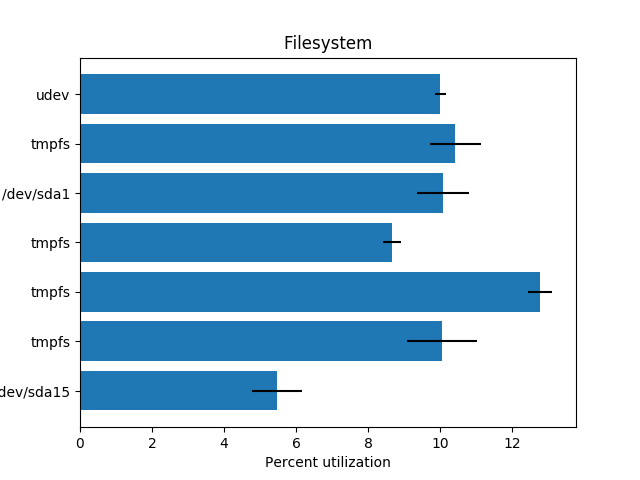

Write Python code to recreate this figure.
#!/usr/bin/env python3
"""RLucas | Create your own graph """

import matplotlib.pyplot as plt
import numpy as np
from subprocess import call
#import os

#Pull filesystem utilization data from system, extract field for graph to txt or csv
#def getfsstat():
    #os.system("df -h > dfstat.txt") or os.system("df -h | awk '{print $1, $5 }' > dfstat.txt")
def getfsdata():
    # issue our command to get filesystem usage
    with open("dfstat.tmp", "w") as dfstat:
        call(["df", "-h"], stdout=dfstat)
    # open the file, read out data line by line
    # remember, the first line is garbage! (stuff across the top)
    linecount = 0
    fsd = {}  # this is what we are going to return
    with open("dfstat.tmp", "r") as dfstat:
        for line in dfstat:
            if linecount == 0: # if we're on the first line in our data
                linecount += 1  # add 1 to linecount
                continue       # skip to the next line... we only want lines 2 through n
            line = line.split() # transform a STR into a LIST
            fsd[f"fs{linecount}"] = {"name": line[0], "percent": line[4].rstrip("%"), "mount": line[5]}
            #fsd[line[0]] = line[4].rstrip("%")  # fsd["udev"] = "0"
            linecount += 1  # add 1 to linecount
    return fsd


def main():
    print(getfsdata())
    # Fixing random state for reproducibility
    np.random.seed(19680801)


    plt.rcdefaults()
    fig, ax = plt.subplots()

    # Data Hardcode until pulling current data is figured out
    filesys = ('udev', 'tmpfs', '/dev/sda1', 'tmpfs', 'tmpfs', 'tmpfs', '/dev/sda15')
    y_pos = np.arange(len(filesys))
    utilization = 3 + 10 * np.random.rand(len(filesys))
    error = np.random.rand(len(filesys))

    ax.barh(y_pos, utilization, xerr=error, align='center')
    ax.set_yticks(y_pos)
    ax.set_yticklabels(filesys)
    ax.invert_yaxis()  # labels read top-to-bottom
    ax.set_xlabel('Percent utilization')
    ax.set_title('Filesystem')
    #plt.show()
    plt.savefig("/home/student/mycode/graphing/mygraph.png")
    plt.savefig("/home/student/static/mygraph.png")
main()
